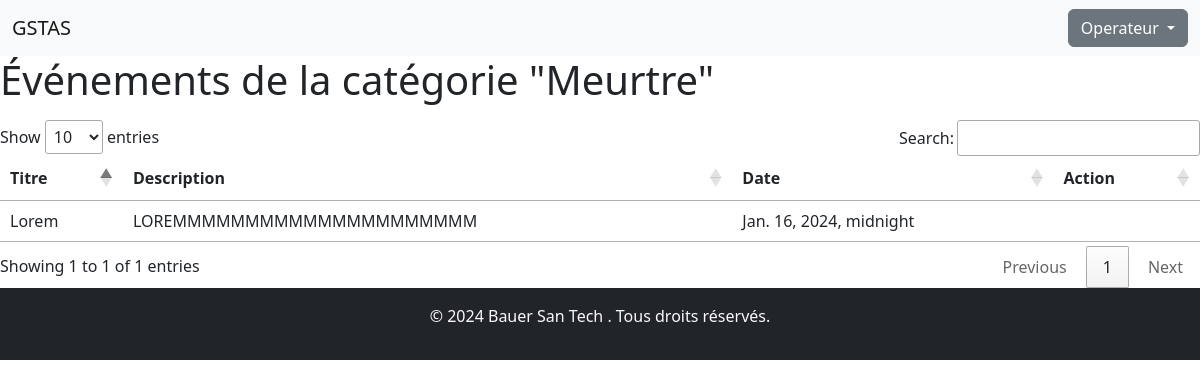
Page /events-by-category/1/ on the committed database.
### core/models.py (models this page shows, shortened)
class CategoryEvent(models.Model):
    name = models.CharField(max_length=50)

class Event(models.Model):
    title = models.CharField(max_length=50)
    description = models.CharField(max_length=500)
    date_of_additions = models.DateTimeField(auto_now_add=True)
    date_of_event = models.DateTimeField(auto_now_add=False)
    unit = models.ForeignKey(Unit, on_delete=models.CASCADE)
    locality = models.ForeignKey(Locality, on_delete=models.CASCADE)
    category_event = models.ForeignKey(CategoryEvent, on_delete=models.CASCADE)

### core/views.py (the view)
# urls.py: path('events-by-category/<int:category_id>/', events_by_category, name='show-event'),
def events_by_category(request, category_id):
    category = CategoryEvent.objects.get(pk=category_id)
    events = Event.objects.filter(category_event=category)
    context = {'category': category, 'events': events}
    return render(request, 'show-event.html', context)

### core/templates/show-event.html
{% extends 'base.html' %} {% block content %}
<div>
    <h1>Événements de la catégorie "{{ category.name }}"</h1>
    <div class="mt-3">
        <table id="categoriesTable">
            <thead>
                <tr>
                    <th>Titre</th>
                    <th>Description</th>
                    <th>Date</th>
                    <th>Action</th>
                </tr>
            </thead>
            <tbody>
                {% if events %}
                {% for event in events %}
                <tr>
                    <td>{{ event.title }}</td>
                    <td>{{ event.description }}</td>
                    <td>{{ event.date_of_event }}</td>
                    <td>
                    </td>
                </tr>
                {% endfor %}
                {% endif %}
            </tbody>
        </table>
    </div>
</div>
{% endblock %}

### rows in the picture
CategoryEvent: name "Meurtre"
Event: title "Lorem", description "LOREMMMMMMMMMMMMMMMMMMMMM", date_of_event "Jan. 16, 2024, midnight"
